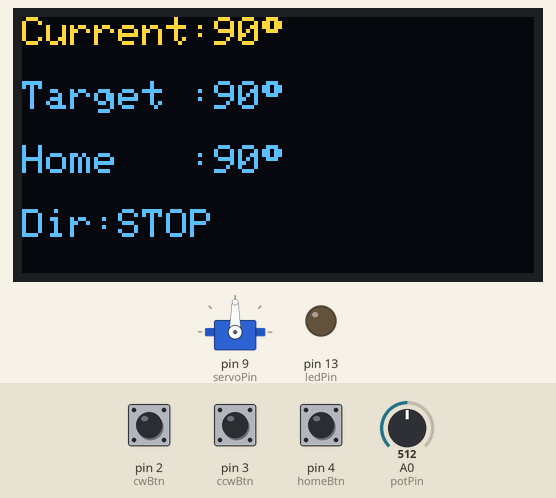
Bench run of a sketch on a simulated Arduino Uno, built with avr-gcc and run on an emulated ATmega328P. On the bench: servo, 128×64 one-colour display, output pins drawn as LEDs (lit = HIGH). The inputs (shaded band) are chosen by the test bench; at power-on: A0 (potPin) = 512, pin 2 (cwBtn) HIGH, pin 3 (ccwBtn) HIGH, pin 4 (homeBtn) HIGH. The OLED is the two-colour kind (top 16 rows yellow); what the sketch prints to the serial monitor is not drawn.

Above: at 1.2 s.
1.3 s: A0 (potPin) set to 518
At 2.0 s:
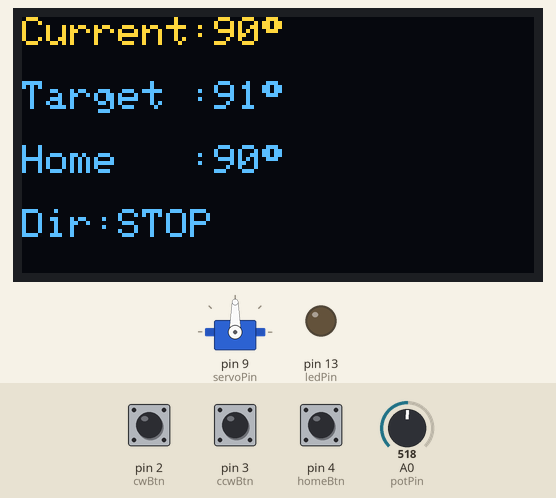
2.8 s: pin 2 (cwBtn) pulled LOW for 0.15 s
At 4.9 s:
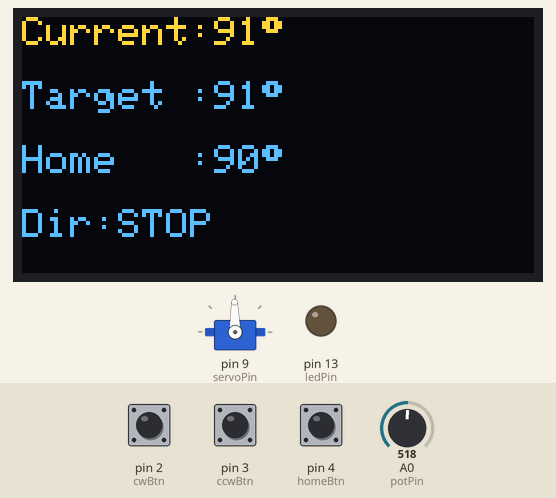
5.2 s: A0 (potPin) set to 716
At 6.6 s:
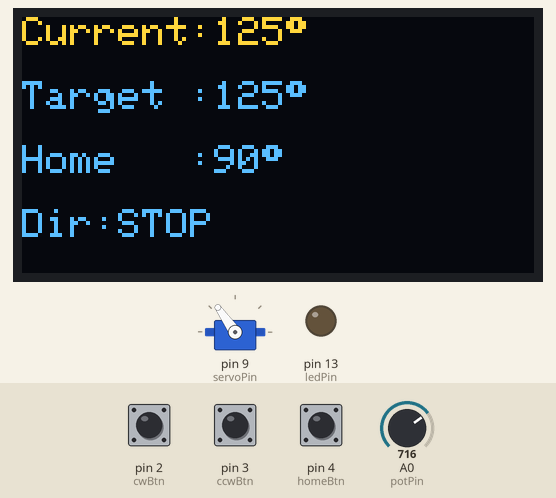
7.1 s: A0 (potPin) set to 684
At 8.5 s:
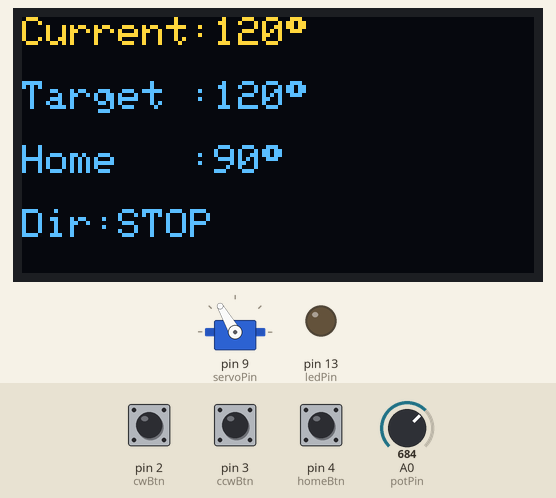
8.8 s: pin 3 (ccwBtn) pulled LOW for 0.15 s
At 8.98 s:
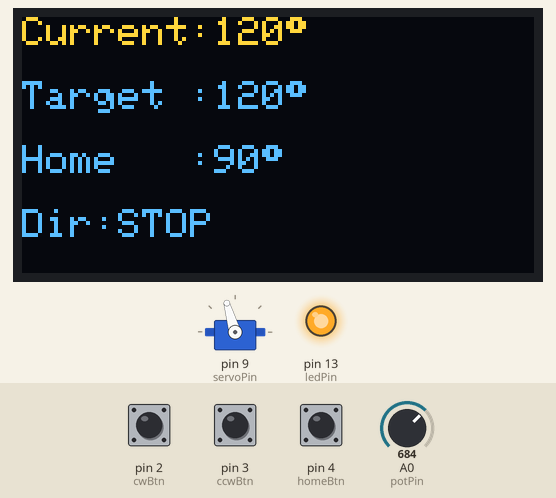
11.2 s: pin 4 (homeBtn) pulled LOW for 0.15 s
At 12.1 s:
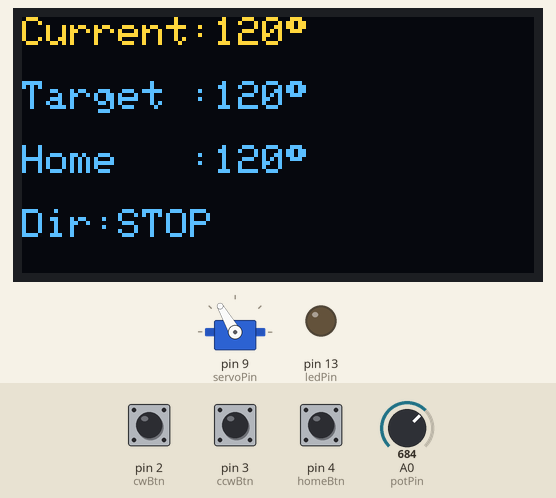
Timing chart, 0 to 13.8 s (numbered marks = the images above; inputs shaded):
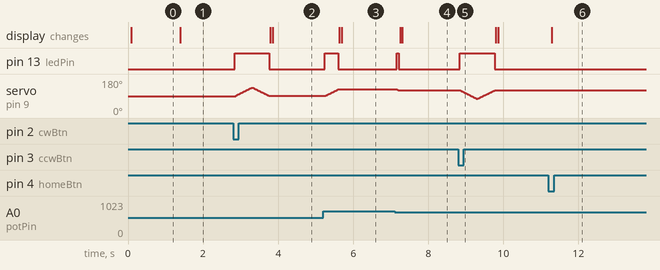

Measured:
- the behaviour switches between 517 and 518 on A0 (potPin) (found by bisection; images 0 and 1)
- after the input at 1.3 s, the display: changes after 0.09 s (image 1)
- after the input at 2.8 s, pin 13 (ledPin): LOW → HIGH at once, → LOW 0.92 s later; servo on pin 9 (servoPin): rises from 90° to 135° in 0.44 s, then falls to 91° in 0.44 s; the display: first changes after 0.99 s (image 2 shows a later state)
- after the input at 5.2 s, pin 13 (ledPin): LOW → HIGH after 0.05 s, → LOW 0.35 s later; servo on pin 9 (servoPin): moves from 91° to 125° over 0.32 s, starting after 0.07 s; the display: first changes after 0.43 s (image 3 shows a later state)
- after the input at 7.1 s, pin 13 (ledPin): LOW → HIGH after 0.06 s, → LOW 0.06 s later; servo on pin 9 (servoPin): 125° → 120° after 0.08 s; the display: first changes after 0.15 s (image 4 shows a later state)
- after the input at 8.8 s, pin 13 (ledPin): LOW → HIGH at once, → LOW 0.93 s later
- after the input at 11.2 s, the display: changes after 0.09 s (image 6)

The sketch:

Project-09-Stepper-Motor-Precision-Positioner.ino
```cpp
/*
====================================================
Project 09 : Servo Precision Position Controller
(Wokwi Version using SG90 Servo)
Author : Dinesh Patra
====================================================
*/

#include <Wire.h>
#include <Adafruit_GFX.h>
#include <Adafruit_SSD1306.h>
#include <Servo.h>

#define SCREEN_WIDTH 128
#define SCREEN_HEIGHT 64

Adafruit_SSD1306 display(SCREEN_WIDTH, SCREEN_HEIGHT, &Wire, -1);
Servo myServo;

// ---------------- Pins ----------------
const int servoPin = 9;
const int potPin   = A0;
const int cwBtn    = 2;
const int ccwBtn   = 3;
const int homeBtn  = 4;
const int ledPin   = 13;

// ---------------- Variables ----------------
int currentAngle = 90;
int targetAngle  = 90;
int homeAngle    = 90;
String direction = "STOP";

bool lastCW = HIGH;
bool lastCCW = HIGH;
bool lastHOME = HIGH;

// ----------------------------------------------------

void smoothMove(int fromAngle, int toAngle)
{
  if (fromAngle < toAngle)
  {
    direction = "CW";

    for (int i = fromAngle; i <= toAngle; i++)
    {
      myServo.write(i);
      digitalWrite(ledPin, HIGH);
      delay(10);
    }
  }
  else
  {
    direction = "CCW";

    for (int i = fromAngle; i >= toAngle; i--)
    {
      myServo.write(i);
      digitalWrite(ledPin, HIGH);
      delay(10);
    }
  }

  digitalWrite(ledPin, LOW);
  currentAngle = toAngle;
}

// ----------------------------------------------------

void drawOLED()
{
  display.clearDisplay();

  display.setTextSize(1);
  display.setTextColor(SSD1306_WHITE);

  display.setCursor(0,0);
  display.print("Current:");
  display.print(currentAngle);
  display.print((char)247);

  display.setCursor(0,16);
  display.print("Target :");
  display.print(targetAngle);
  display.print((char)247);

  display.setCursor(0,32);
  display.print("Home   :");
  display.print(homeAngle);
  display.print((char)247);

  display.setCursor(0,48);
  display.print("Dir:");
  display.print(direction);

  display.display();
}

// ----------------------------------------------------

void setup()
{
  Serial.begin(9600);

  pinMode(cwBtn, INPUT_PULLUP);
  pinMode(ccwBtn, INPUT_PULLUP);
  pinMode(homeBtn, INPUT_PULLUP);

  pinMode(ledPin, OUTPUT);

  myServo.attach(servoPin);
  myServo.write(currentAngle);

  if (!display.begin(SSD1306_SWITCHCAPVCC, 0x3C))
  {
    while (1);
  }

  display.clearDisplay();
  display.display();
}

// ----------------------------------------------------

void loop()
{
  // Read Potentiometer
  targetAngle = map(analogRead(potPin), 0, 1023, 0, 180);

  // -------- Clockwise Button --------
  bool cwState = digitalRead(cwBtn);

  if (lastCW == HIGH && cwState == LOW)
  {
    int newAngle = currentAngle + 45;

    if (newAngle > 180)
      newAngle = 180;

    smoothMove(currentAngle, newAngle);
  }

  lastCW = cwState;

  // -------- Counter Clockwise Button --------
  bool ccwState = digitalRead(ccwBtn);

  if (lastCCW == HIGH && ccwState == LOW)
  {
    int newAngle = currentAngle - 45;

    if (newAngle < 0)
      newAngle = 0;

    smoothMove(currentAngle, newAngle);
  }

  lastCCW = ccwState;

  // -------- Home Button --------
  bool homeState = digitalRead(homeBtn);

  if (lastHOME == HIGH && homeState == LOW)
  {
    homeAngle = currentAngle;
    direction = "HOME";
  }

  lastHOME = homeState;

  // -------- Auto Move to Pot Target --------
  if (abs(targetAngle - currentAngle) > 2)
  {
    smoothMove(currentAngle, targetAngle);
  }
  else
  {
    direction = "STOP";
  }

  drawOLED();

  Serial.print("Current: ");
  Serial.print(currentAngle);

  Serial.print("   Target: ");
  Serial.print(targetAngle);

  Serial.print("   Home: ");
  Serial.print(homeAngle);

  Serial.print("   Direction: ");
  Serial.println(direction);

  delay(30);
}
```
